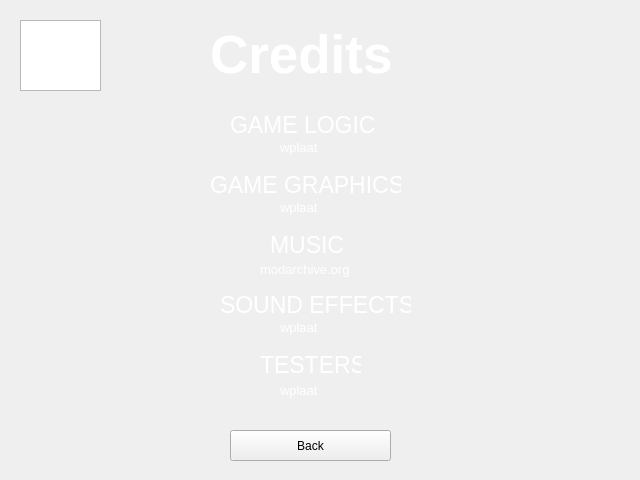
<?xml version="1.0" encoding="UTF-8"?>
<ui version="4.0">
 <class>Credits</class>
 <widget class="QWidget" name="Credits">
  <property name="geometry">
   <rect>
    <x>0</x>
    <y>0</y>
    <width>640</width>
    <height>480</height>
   </rect>
  </property>
  <property name="windowTitle">
   <string>Form</string>
  </property>
  <widget class="QLabel" name="label">
   <property name="geometry">
    <rect>
     <x>210</x>
     <y>20</y>
     <width>211</width>
     <height>71</height>
    </rect>
   </property>
   <property name="font">
    <font>
     <pointsize>40</pointsize>
     <weight>75</weight>
     <bold>true</bold>
    </font>
   </property>
   <property name="text">
    <string>&lt;!DOCTYPE HTML PUBLIC &quot;-//W3C//DTD HTML 4.0//EN&quot; &quot;http://www.w3.org/TR/REC-html40/strict.dtd&quot;&gt;
&lt;html&gt;&lt;head&gt;&lt;meta name=&quot;qrichtext&quot; content=&quot;1&quot; /&gt;&lt;style type=&quot;text/css&quot;&gt;
p, li { white-space: pre-wrap; }
&lt;/style&gt;&lt;/head&gt;&lt;body style=&quot; font-family:'MS Shell Dlg 2'; font-size:40pt; font-weight:600; font-style:normal;&quot;&gt;
&lt;p style=&quot; margin-top:0px; margin-bottom:0px; margin-left:0px; margin-right:0px; -qt-block-indent:0; text-indent:0px;&quot;&gt;&lt;span style=&quot; color:#ffffff;&quot;&gt;Credits&lt;/span&gt;&lt;/p&gt;&lt;/body&gt;&lt;/html&gt;</string>
   </property>
  </widget>
  <widget class="QLabel" name="label_2">
   <property name="geometry">
    <rect>
     <x>230</x>
     <y>110</y>
     <width>151</width>
     <height>31</height>
    </rect>
   </property>
   <property name="font">
    <font>
     <pointsize>17</pointsize>
     <weight>75</weight>
     <bold>true</bold>
    </font>
   </property>
   <property name="text">
    <string>&lt;!DOCTYPE HTML PUBLIC &quot;-//W3C//DTD HTML 4.0//EN&quot; &quot;http://www.w3.org/TR/REC-html40/strict.dtd&quot;&gt;
&lt;html&gt;&lt;head&gt;&lt;meta name=&quot;qrichtext&quot; content=&quot;1&quot; /&gt;&lt;style type=&quot;text/css&quot;&gt;
p, li { white-space: pre-wrap; }
&lt;/style&gt;&lt;/head&gt;&lt;body style=&quot; font-family:'MS Shell Dlg 2'; font-size:17pt; font-weight:400; font-style:normal;&quot;&gt;
&lt;p style=&quot; margin-top:0px; margin-bottom:0px; margin-left:0px; margin-right:0px; -qt-block-indent:0; text-indent:0px;&quot;&gt;&lt;span style=&quot; color:#ffffff;&quot;&gt;GAME LOGIC&lt;/span&gt;&lt;/p&gt;&lt;/body&gt;&lt;/html&gt;</string>
   </property>
  </widget>
  <widget class="QLabel" name="label_3">
   <property name="geometry">
    <rect>
     <x>280</x>
     <y>140</y>
     <width>46</width>
     <height>16</height>
    </rect>
   </property>
   <property name="font">
    <font>
     <pointsize>10</pointsize>
     <weight>75</weight>
     <bold>true</bold>
    </font>
   </property>
   <property name="text">
    <string>&lt;!DOCTYPE HTML PUBLIC &quot;-//W3C//DTD HTML 4.0//EN&quot; &quot;http://www.w3.org/TR/REC-html40/strict.dtd&quot;&gt;
&lt;html&gt;&lt;head&gt;&lt;meta name=&quot;qrichtext&quot; content=&quot;1&quot; /&gt;&lt;style type=&quot;text/css&quot;&gt;
p, li { white-space: pre-wrap; }
&lt;/style&gt;&lt;/head&gt;&lt;body style=&quot; font-family:'MS Shell Dlg 2'; font-size:10pt; font-weight:400; font-style:normal;&quot;&gt;
&lt;p style=&quot; margin-top:0px; margin-bottom:0px; margin-left:0px; margin-right:0px; -qt-block-indent:0; text-indent:0px;&quot;&gt;&lt;span style=&quot; color:#ffffff;&quot;&gt;wplaat&lt;/span&gt;&lt;/p&gt;&lt;/body&gt;&lt;/html&gt;</string>
   </property>
  </widget>
  <widget class="QLabel" name="label_4">
   <property name="geometry">
    <rect>
     <x>210</x>
     <y>170</y>
     <width>191</width>
     <height>31</height>
    </rect>
   </property>
   <property name="font">
    <font>
     <pointsize>17</pointsize>
     <weight>75</weight>
     <bold>true</bold>
    </font>
   </property>
   <property name="text">
    <string>&lt;!DOCTYPE HTML PUBLIC &quot;-//W3C//DTD HTML 4.0//EN&quot; &quot;http://www.w3.org/TR/REC-html40/strict.dtd&quot;&gt;
&lt;html&gt;&lt;head&gt;&lt;meta name=&quot;qrichtext&quot; content=&quot;1&quot; /&gt;&lt;style type=&quot;text/css&quot;&gt;
p, li { white-space: pre-wrap; }
&lt;/style&gt;&lt;/head&gt;&lt;body style=&quot; font-family:'MS Shell Dlg 2'; font-size:17pt; font-weight:400; font-style:normal;&quot;&gt;
&lt;p style=&quot; margin-top:0px; margin-bottom:0px; margin-left:0px; margin-right:0px; -qt-block-indent:0; text-indent:0px;&quot;&gt;&lt;span style=&quot; color:#ffffff;&quot;&gt;GAME GRAPHICS&lt;/span&gt;&lt;/p&gt;&lt;/body&gt;&lt;/html&gt;</string>
   </property>
  </widget>
  <widget class="QLabel" name="label_5">
   <property name="geometry">
    <rect>
     <x>280</x>
     <y>200</y>
     <width>46</width>
     <height>16</height>
    </rect>
   </property>
   <property name="font">
    <font>
     <pointsize>10</pointsize>
    </font>
   </property>
   <property name="text">
    <string>&lt;!DOCTYPE HTML PUBLIC &quot;-//W3C//DTD HTML 4.0//EN&quot; &quot;http://www.w3.org/TR/REC-html40/strict.dtd&quot;&gt;
&lt;html&gt;&lt;head&gt;&lt;meta name=&quot;qrichtext&quot; content=&quot;1&quot; /&gt;&lt;style type=&quot;text/css&quot;&gt;
p, li { white-space: pre-wrap; }
&lt;/style&gt;&lt;/head&gt;&lt;body style=&quot; font-family:'MS Shell Dlg 2'; font-size:10pt; font-weight:400; font-style:normal;&quot;&gt;
&lt;p style=&quot; margin-top:0px; margin-bottom:0px; margin-left:0px; margin-right:0px; -qt-block-indent:0; text-indent:0px;&quot;&gt;&lt;span style=&quot; color:#ffffff;&quot;&gt;wplaat&lt;/span&gt;&lt;/p&gt;&lt;/body&gt;&lt;/html&gt;</string>
   </property>
  </widget>
  <widget class="QLabel" name="label_6">
   <property name="geometry">
    <rect>
     <x>270</x>
     <y>230</y>
     <width>81</width>
     <height>31</height>
    </rect>
   </property>
   <property name="font">
    <font>
     <pointsize>17</pointsize>
     <weight>75</weight>
     <bold>true</bold>
    </font>
   </property>
   <property name="text">
    <string>&lt;!DOCTYPE HTML PUBLIC &quot;-//W3C//DTD HTML 4.0//EN&quot; &quot;http://www.w3.org/TR/REC-html40/strict.dtd&quot;&gt;
&lt;html&gt;&lt;head&gt;&lt;meta name=&quot;qrichtext&quot; content=&quot;1&quot; /&gt;&lt;style type=&quot;text/css&quot;&gt;
p, li { white-space: pre-wrap; }
&lt;/style&gt;&lt;/head&gt;&lt;body style=&quot; font-family:'MS Shell Dlg 2'; font-size:17pt; font-weight:400; font-style:normal;&quot;&gt;
&lt;p style=&quot; margin-top:0px; margin-bottom:0px; margin-left:0px; margin-right:0px; -qt-block-indent:0; text-indent:0px;&quot;&gt;&lt;span style=&quot; color:#ffffff;&quot;&gt;MUSIC&lt;/span&gt;&lt;/p&gt;&lt;/body&gt;&lt;/html&gt;</string>
   </property>
  </widget>
  <widget class="QLabel" name="label_7">
   <property name="geometry">
    <rect>
     <x>260</x>
     <y>260</y>
     <width>121</width>
     <height>20</height>
    </rect>
   </property>
   <property name="font">
    <font>
     <pointsize>10</pointsize>
     <weight>75</weight>
     <bold>true</bold>
    </font>
   </property>
   <property name="text">
    <string>&lt;!DOCTYPE HTML PUBLIC &quot;-//W3C//DTD HTML 4.0//EN&quot; &quot;http://www.w3.org/TR/REC-html40/strict.dtd&quot;&gt;
&lt;html&gt;&lt;head&gt;&lt;meta name=&quot;qrichtext&quot; content=&quot;1&quot; /&gt;&lt;style type=&quot;text/css&quot;&gt;
p, li { white-space: pre-wrap; }
&lt;/style&gt;&lt;/head&gt;&lt;body style=&quot; font-family:'MS Shell Dlg 2'; font-size:10pt; font-weight:400; font-style:normal;&quot;&gt;
&lt;p style=&quot; margin-top:0px; margin-bottom:0px; margin-left:0px; margin-right:0px; -qt-block-indent:0; text-indent:0px;&quot;&gt;&lt;span style=&quot; color:#ffffff;&quot;&gt;modarchive.org&lt;/span&gt;&lt;/p&gt;&lt;/body&gt;&lt;/html&gt;</string>
   </property>
  </widget>
  <widget class="QLabel" name="label_8">
   <property name="geometry">
    <rect>
     <x>220</x>
     <y>290</y>
     <width>191</width>
     <height>31</height>
    </rect>
   </property>
   <property name="font">
    <font>
     <pointsize>17</pointsize>
     <weight>75</weight>
     <bold>true</bold>
    </font>
   </property>
   <property name="text">
    <string>&lt;!DOCTYPE HTML PUBLIC &quot;-//W3C//DTD HTML 4.0//EN&quot; &quot;http://www.w3.org/TR/REC-html40/strict.dtd&quot;&gt;
&lt;html&gt;&lt;head&gt;&lt;meta name=&quot;qrichtext&quot; content=&quot;1&quot; /&gt;&lt;style type=&quot;text/css&quot;&gt;
p, li { white-space: pre-wrap; }
&lt;/style&gt;&lt;/head&gt;&lt;body style=&quot; font-family:'MS Shell Dlg 2'; font-size:17pt; font-weight:400; font-style:normal;&quot;&gt;
&lt;p style=&quot; margin-top:0px; margin-bottom:0px; margin-left:0px; margin-right:0px; -qt-block-indent:0; text-indent:0px;&quot;&gt;&lt;span style=&quot; color:#ffffff;&quot;&gt;SOUND EFFECTS&lt;/span&gt;&lt;/p&gt;&lt;/body&gt;&lt;/html&gt;</string>
   </property>
  </widget>
  <widget class="QLabel" name="label_9">
   <property name="geometry">
    <rect>
     <x>280</x>
     <y>320</y>
     <width>41</width>
     <height>16</height>
    </rect>
   </property>
   <property name="font">
    <font>
     <pointsize>10</pointsize>
     <weight>75</weight>
     <bold>true</bold>
    </font>
   </property>
   <property name="text">
    <string>&lt;!DOCTYPE HTML PUBLIC &quot;-//W3C//DTD HTML 4.0//EN&quot; &quot;http://www.w3.org/TR/REC-html40/strict.dtd&quot;&gt;
&lt;html&gt;&lt;head&gt;&lt;meta name=&quot;qrichtext&quot; content=&quot;1&quot; /&gt;&lt;style type=&quot;text/css&quot;&gt;
p, li { white-space: pre-wrap; }
&lt;/style&gt;&lt;/head&gt;&lt;body style=&quot; font-family:'MS Shell Dlg 2'; font-size:10pt; font-weight:400; font-style:normal;&quot;&gt;
&lt;p style=&quot; margin-top:0px; margin-bottom:0px; margin-left:0px; margin-right:0px; -qt-block-indent:0; text-indent:0px;&quot;&gt;&lt;span style=&quot; color:#ffffff;&quot;&gt;wplaat&lt;/span&gt;&lt;/p&gt;&lt;/body&gt;&lt;/html&gt;</string>
   </property>
  </widget>
  <widget class="QLabel" name="label_11">
   <property name="geometry">
    <rect>
     <x>260</x>
     <y>350</y>
     <width>101</width>
     <height>31</height>
    </rect>
   </property>
   <property name="font">
    <font>
     <pointsize>17</pointsize>
     <weight>75</weight>
     <bold>true</bold>
    </font>
   </property>
   <property name="text">
    <string>&lt;!DOCTYPE HTML PUBLIC &quot;-//W3C//DTD HTML 4.0//EN&quot; &quot;http://www.w3.org/TR/REC-html40/strict.dtd&quot;&gt;
&lt;html&gt;&lt;head&gt;&lt;meta name=&quot;qrichtext&quot; content=&quot;1&quot; /&gt;&lt;style type=&quot;text/css&quot;&gt;
p, li { white-space: pre-wrap; }
&lt;/style&gt;&lt;/head&gt;&lt;body style=&quot; font-family:'MS Shell Dlg 2'; font-size:17pt; font-weight:400; font-style:normal;&quot;&gt;
&lt;p style=&quot; margin-top:0px; margin-bottom:0px; margin-left:0px; margin-right:0px; -qt-block-indent:0; text-indent:0px;&quot;&gt;&lt;span style=&quot; color:#ffffff;&quot;&gt;TESTERS&lt;/span&gt;&lt;/p&gt;&lt;/body&gt;&lt;/html&gt;</string>
   </property>
  </widget>
  <widget class="QLabel" name="label_12">
   <property name="geometry">
    <rect>
     <x>280</x>
     <y>380</y>
     <width>41</width>
     <height>21</height>
    </rect>
   </property>
   <property name="font">
    <font>
     <pointsize>10</pointsize>
    </font>
   </property>
   <property name="text">
    <string>&lt;!DOCTYPE HTML PUBLIC &quot;-//W3C//DTD HTML 4.0//EN&quot; &quot;http://www.w3.org/TR/REC-html40/strict.dtd&quot;&gt;
&lt;html&gt;&lt;head&gt;&lt;meta name=&quot;qrichtext&quot; content=&quot;1&quot; /&gt;&lt;style type=&quot;text/css&quot;&gt;
p, li { white-space: pre-wrap; }
&lt;/style&gt;&lt;/head&gt;&lt;body style=&quot; font-family:'MS Shell Dlg 2'; font-size:10pt; font-weight:400; font-style:normal;&quot;&gt;
&lt;p style=&quot; margin-top:0px; margin-bottom:0px; margin-left:0px; margin-right:0px; -qt-block-indent:0; text-indent:0px;&quot;&gt;&lt;span style=&quot; color:#ffffff;&quot;&gt;wplaat&lt;/span&gt;&lt;/p&gt;&lt;/body&gt;&lt;/html&gt;</string>
   </property>
  </widget>
  <widget class="QPushButton" name="backButton">
   <property name="geometry">
    <rect>
     <x>230</x>
     <y>430</y>
     <width>161</width>
     <height>31</height>
    </rect>
   </property>
   <property name="text">
    <string>Back</string>
   </property>
  </widget>
  <widget class="QGraphicsView" name="graphicsView">
   <property name="geometry">
    <rect>
     <x>20</x>
     <y>20</y>
     <width>81</width>
     <height>71</height>
    </rect>
   </property>
   <property name="autoFillBackground">
    <bool>false</bool>
   </property>
   <property name="verticalScrollBarPolicy">
    <enum>Qt::ScrollBarAlwaysOff</enum>
   </property>
   <property name="horizontalScrollBarPolicy">
    <enum>Qt::ScrollBarAlwaysOff</enum>
   </property>
   <property name="backgroundBrush">
    <brush brushstyle="NoBrush">
     <color alpha="255">
      <red>0</red>
      <green>0</green>
      <blue>0</blue>
     </color>
    </brush>
   </property>
   <property name="foregroundBrush">
    <brush brushstyle="NoBrush">
     <color alpha="255">
      <red>0</red>
      <green>0</green>
      <blue>0</blue>
     </color>
    </brush>
   </property>
   <property name="interactive">
    <bool>true</bool>
   </property>
  </widget>
  <zorder>graphicsView</zorder>
  <zorder>label</zorder>
  <zorder>label_2</zorder>
  <zorder>label_3</zorder>
  <zorder>label_4</zorder>
  <zorder>label_5</zorder>
  <zorder>label_6</zorder>
  <zorder>label_7</zorder>
  <zorder>label_8</zorder>
  <zorder>label_9</zorder>
  <zorder>label_11</zorder>
  <zorder>label_12</zorder>
  <zorder>backButton</zorder>
 </widget>
 <resources/>
 <connections/>
</ui>
